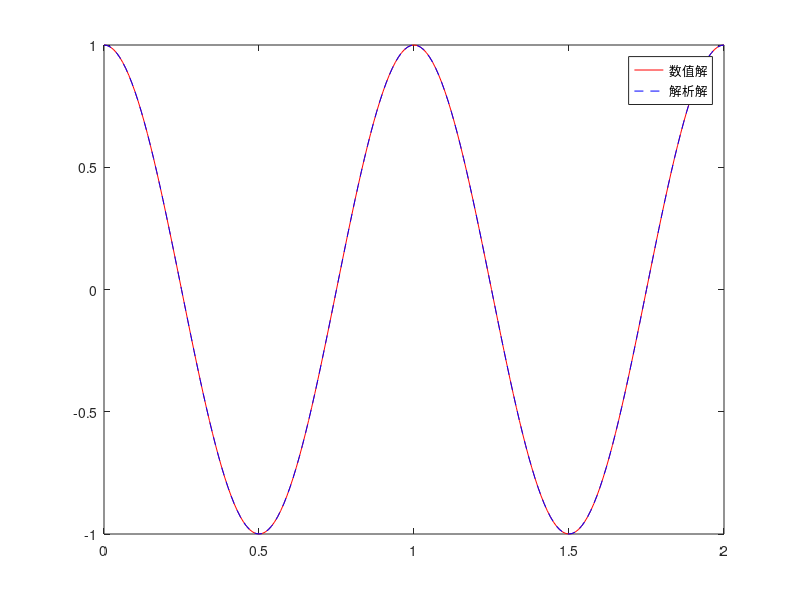

Write the MATLAB code that produced this figure.
clear;clc
% 微分方程y''+k^2*y=S，其中y,k,S都是x的函数
% 边界条件x=0,y=1,y'=0
% 令y1=y,y2=y'
% 化为y1'=y2,y2'=-4pi^2y1，可以用向量

% 确定x
N = 201;
x = linspace(0,2,N);
h = x(2) - x(1);
% 分配y
y = zeros(2,N);
y(1,1) = 1;
y(2,1) = 0;
% 定义f
f = @(x,y) [y(2);-4.*pi.^2.*y(1)];
% 循环
for i = 1:N-1
    k1 = f(x(i),y(:,i));
    k2 = f(x(i)+h./2,y(:,i)+h./2.*k1);
    k3 = f(x(i)+h./2,y(:,i)+h./2.*k2);
    k4 = f(x(i)+h,y(:,i)+h.*k3);
    k = 1./6.*(k1+2.*k2+2.*k3+k4);
    y(:,i+1) = y(:,i) + h.*k;
end
% 画图看看
plot(x,y(1,:),'r-');
hold on;
y_true = cos(2.*pi.*x);
plot(x,y_true,'b--');
legend('数值解','解析解');
